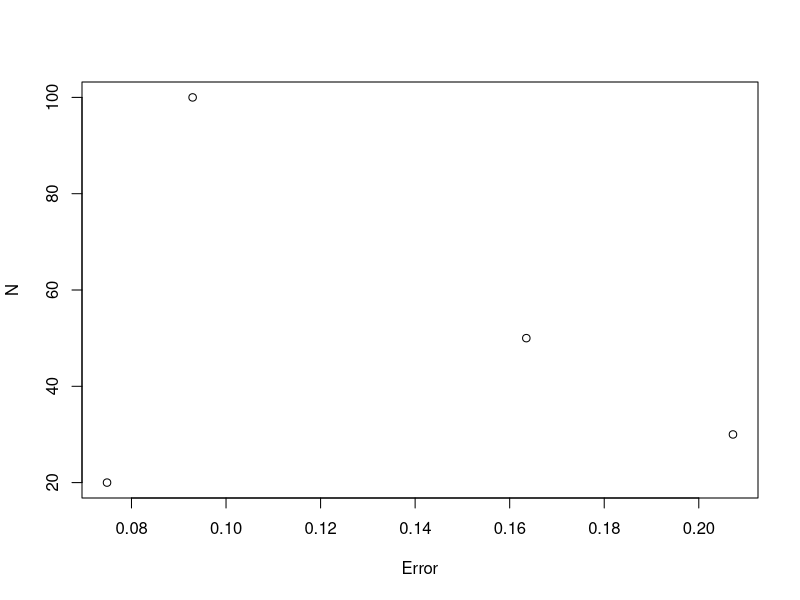

This figure's R source: (Note: this script raises an error after producing the figure.)
pnorm(8.25, mean=8, sd=4.8)
pnorm(8.25, mean=12, sd=7.2)
pnorm(8.25, mean=20, 12)
pnorm(8.25, mean=40, 24)

Error=c(0.0748298,0.2072302,0.1635183,0.09293155)

N=c(20,30,50,100)

plot(Error,N)



mean(srs)
var(srs)

srs=c(rnorm(20, 2, 3))


means<- 1:100

vars<- 1:100

for(i in 1:100)
{
  sam=rnorm(50,2,3)
  means[i]=(mean(sam)-2)/sqrt(9/50)
  vars[i]=(49)*var(sam)/9
}

plot(vars)

s
